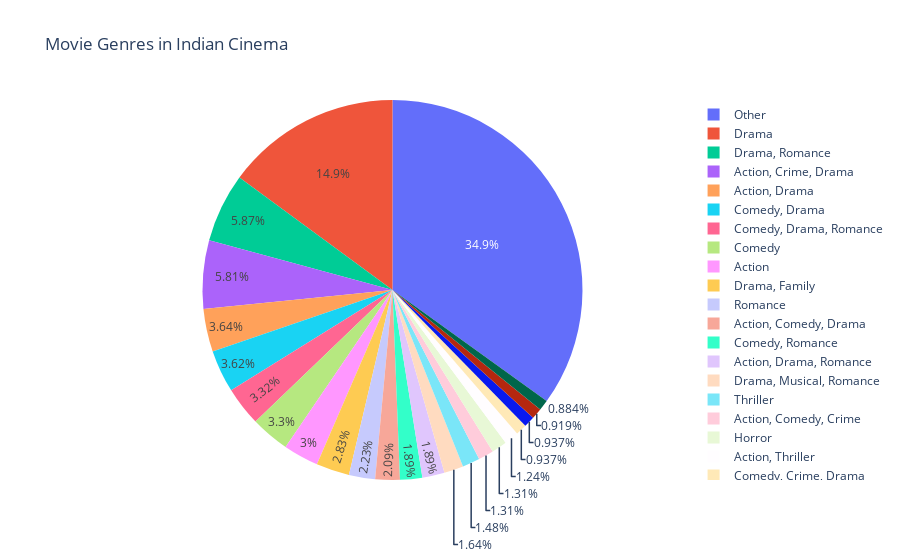

Source (notebook cell):
### Code cell
genrePie.loc[genrePie['Count'] < 50, 'Genre'] = 'Other'

fig = px.pie(
    genrePie,
    values='Count',
    names='Genre',
    title='Movie Genres in Indian Cinema'
)

fig.show()

### Figure 1 — Plotly figure (JSON) as saved in the notebook; plotly's stock layout.template omitted (floating-point values rounded to 4 significant figures; data arrays with more than 128 entries replaced by an {"elided": "..."} marker saying what was removed)
{"data": [{"domain": {"x": [0, 1], "y": [0, 1]}, "hovertemplate": "Genre=%{label}<br>Count=%{value}<extra></extra>", "labels": {"elided": "376 str values"}, "legendgroup": "", "name": "", "showlegend": true, "type": "pie", "values": {"elided": "376 int values"}}], "layout": {"autosize": true, "legend": {"tracegroupgap": 0}, "title": {"text": "Movie Genres in Indian Cinema"}}}
